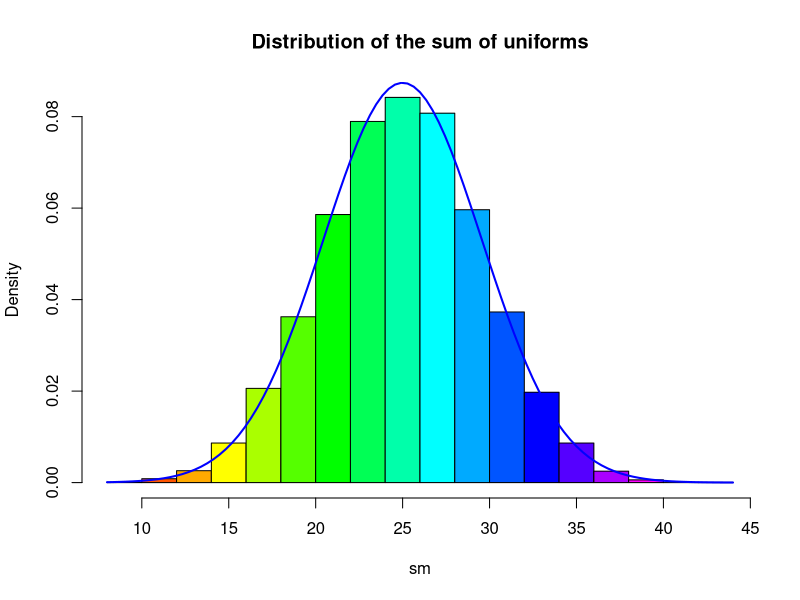
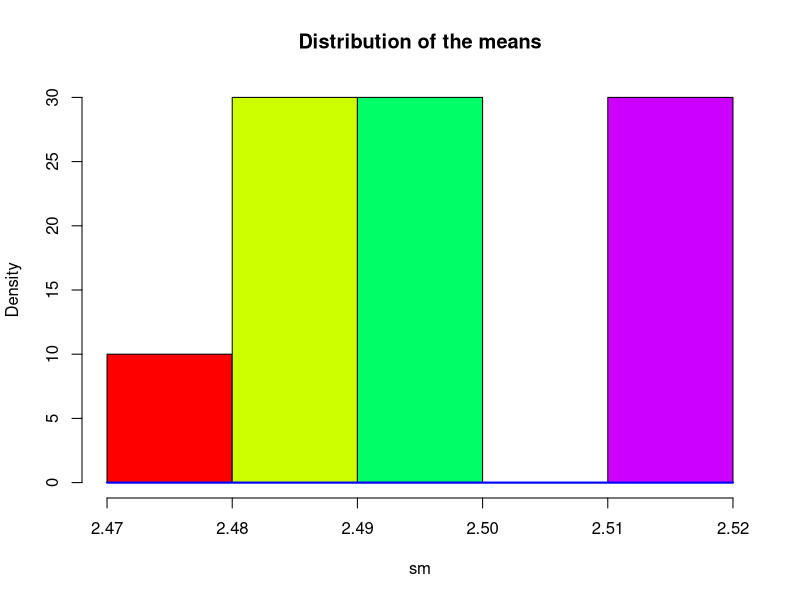
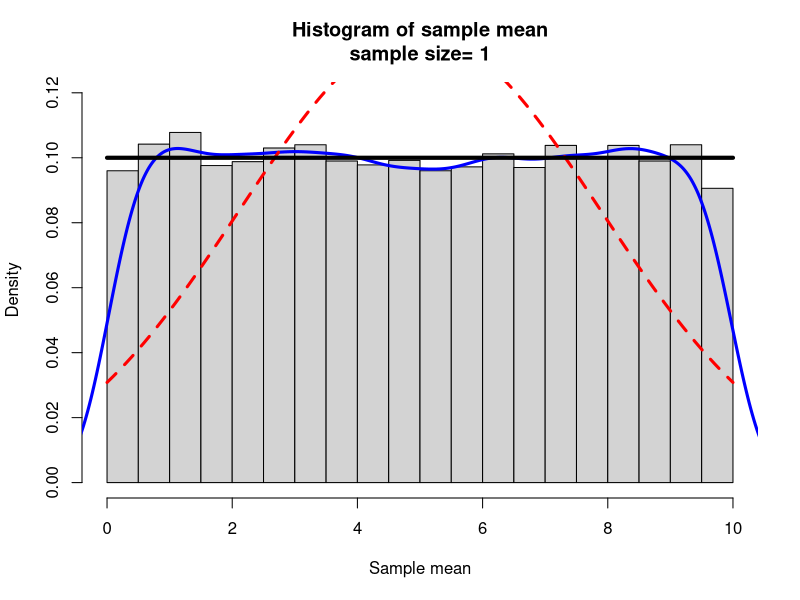
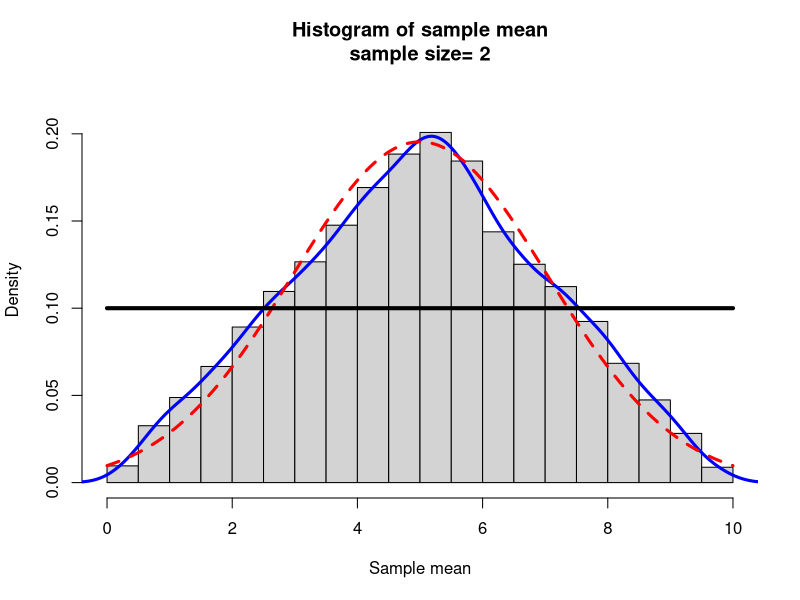
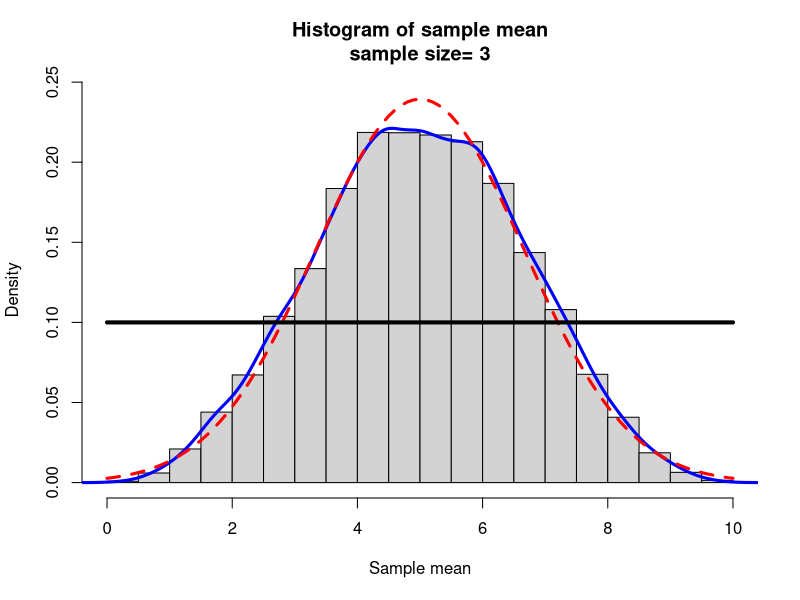
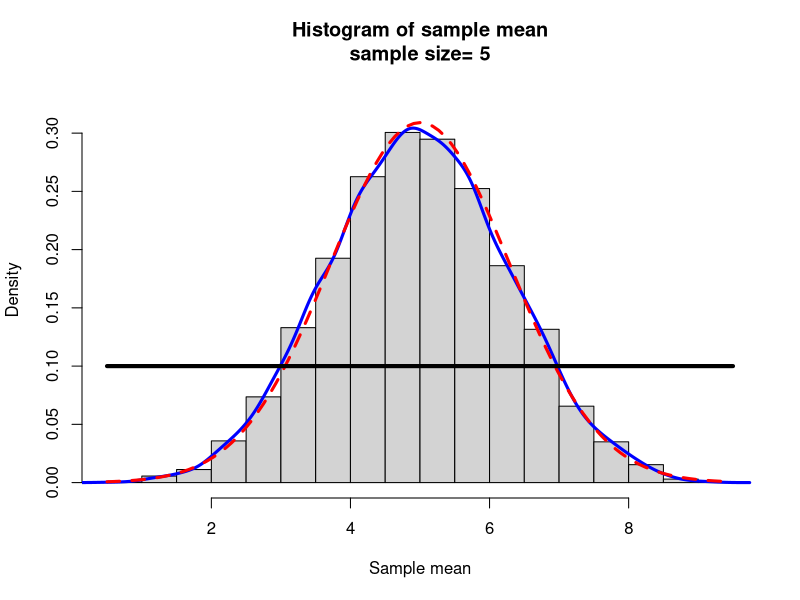
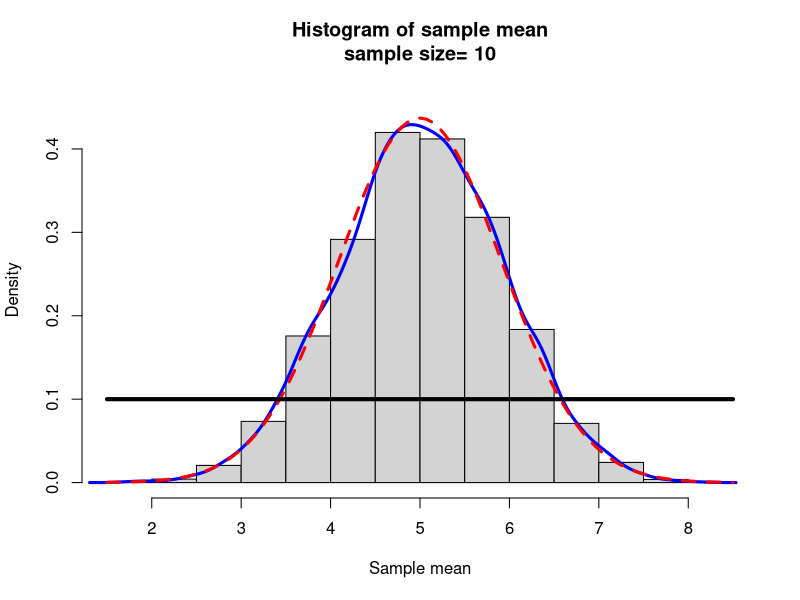
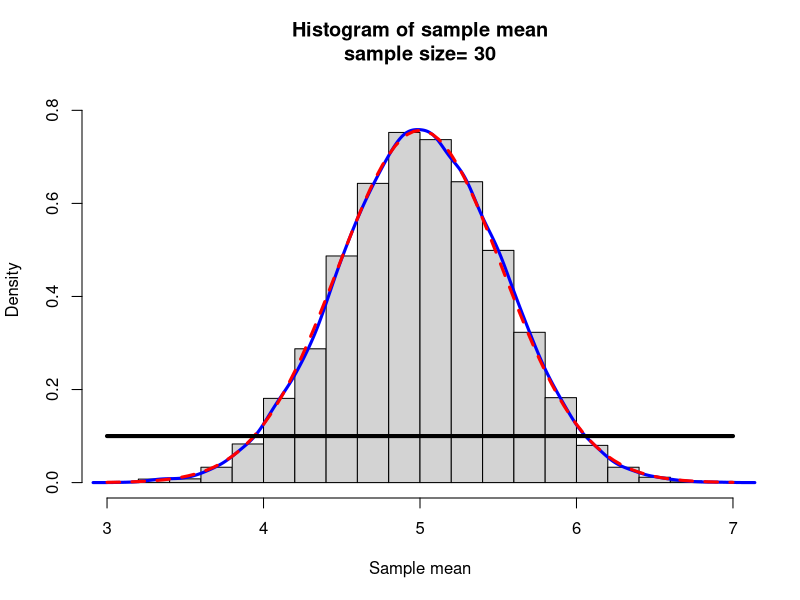

The R source for these figures, in order: (Note: this script raises an error after producing the figures.)
#task1
getwd()

#task2
a=0
b=5
n=10
y=runif(n,a,b)
mu=(a+b)/2
sigma=(b-a)^2/12
X_bar=sum(y/n)
S_sq=sum(y-(mu))^2/(n-1)
T=sum(y)
Y_bar=T/n

myclt=function(n,iter,a=0,b=5){
  y=runif(n*iter,a,b)
  data=matrix(y,nr=n,nc=iter,byrow=TRUE)
  sm=apply(data,2,sum)
  h=hist(sm,plot=FALSE)
  hist(sm,col=rainbow(length(h$mids)),freq=FALSE,main="Distribution of the sum of uniforms")
  curve(dnorm(x,mean=n*(a+b)/2,sd=sqrt(n*(b-a)^2/12)),add=TRUE,lwd=2,col="Blue")
  sm
}
w=myclt(n=10,iter=10000,a=0,b=5)
mean(w)
var(w)

mymean=function(n,iter,a=0,b=5){
  y=runif(n*iter,a,b)
  data=matrix(y,nr=n,nc=iter,byrow=TRUE)
  sm=apply(data,1,mean)
  h=hist(sm,plot=FALSE)
  hist(sm,col=rainbow(length(h$mids)),freq=FALSE,main="Distribution of the means")
  curve(dnorm(x,mean=n*(a+b)/2,sd=sqrt(n*(b-a)^2/12)),add=TRUE,lwd=2,col="Blue")
  sm
}
wmeans=mymean(n=10,iter=10000,a=0,b=5)
mean(wmeans)
var(wmeans)

#Task3
mycltu=function(n,iter,a=0,b=10){
  y=runif(n*iter,a,b)
  data=matrix(y,nr=n,nc=iter,byrow=TRUE)
  w=apply(data,2,mean)
  param=hist(w,plot=FALSE)

  ymax=max(param$density)
  ymax=1.1*ymax
  hist(w,freq=FALSE,  ylim=c(0,ymax), main=paste("Histogram of sample mean",
                        "\n", "sample size= ",n,sep=""),xlab="Sample mean")
  lines(density(w),col="Blue",lwd=3) # add a density plot
  curve(dnorm(x,mean=(a+b)/2,sd=(b-a)/(sqrt(12*n))),add=TRUE,col="Red",lty=2,lwd=3) 
  curve(dunif(x,a,b),add=TRUE,lwd=4)
  
}
mycltu(n=1,iter=10000, a=0, b=10)
mycltu(n=2,iter=10000, a=0, b=10)
mycltu(n=3,iter=10000, a=0, b=10)
mycltu(n=5,iter=10000, a=0, b=10)
mycltu(n=10,iter=10000, a=0, b=10)
mycltu(n=30,iter=10000, a=0, b=10)

#Task 4
mycltb=function(n,iter,p=0.5){
  y=rbinom(n*iter,size=n,prob=p)
  data=matrix(y,nr=n,nc=iter,byrow=TRUE)
  w=apply(data,2,mean)
  param=hist(w,plot=FALSE)
  
  ymax=max(param$density)
  ymax=1.1*ymax
  hist(w,freq=FALSE,  ylim=c(0,ymax),
       main=paste("Histogram of sample mean","\n", "sample size= ",n,sep=""),
       xlab="Sample mean",...)
  curve(dnorm(x,mean=n*p,sd=sqrt(p*(1-p))),add=TRUE,col="Red",lty=2,lwd=3) 
  
}

mycltb(n=4,iter=10000,p=0.3)
mycltb(n=5,iter=10000,p=0.3)
mycltb(n=10,iter=10000,p=0.3)
mycltb(n=20,iter=10000,p=0.3)
mycltb(n=4,iter=10000,p=0.7)
mycltb(n=5,iter=10000,p=0.7)
mycltb(n=10,iter=10000,p=0.7)
mycltb(n=20,iter=10000,p=0.7)
mycltb(n=4,iter=10000,p=0.5)
mycltb(n=5,iter=10000,p=0.5)
mycltb(n=10,iter=10000,p=0.5)
mycltb(n=20,iter=10000,p=0.5)

#Task 5
mycltp=function(n,iter,lambda=10){
  y=rpois(n*iter,lambda=lambda)
  data=matrix(y,nr=n,nc=iter,byrow=TRUE)
  w=apply(data,2,mean)
  param=hist(w,plot=FALSE)
  ymax=max(param$density)
  ymax=1.1*ymax
  layout(matrix(c(1,1,2,3),nr=2,nc=2, byrow=TRUE))
  hist(w,freq=FALSE,  ylim=c(0,ymax), col=rainbow(max(w)),
       main=paste("Histogram of sample mean","\n", "sample size= ",n," iter=",iter," lambda=",lambda,sep=""),
       xlab="Sample mean",...)
  curve(dnorm(x,mean=lambda,sd=sqrt(lambda/n)),add=TRUE,col="Red",lty=2,lwd=3)
  barplot(table(y)/(n*iter),col=rainbow(max(y)), main="Barplot of sampled y", ylab ="Rel. Freq",xlab="y" )
  x=0:max(y)
  plot(x,dpois(x,lambda=lambda),type="h",lwd=5,col=rainbow(max(y)),
       main="Probability function for Poisson", ylab="Probability",xlab="y")
}
mycltp(n=2,iter=10000, lambda = 4)
mycltp(n=3,iter=10000, lambda = 4)
mycltp(n=5,iter=10000, lambda = 4)
mycltp(n=10,iter=10000, lambda = 4)
mycltp(n=20,iter=10000, lambda = 4)
mycltp(n=2,iter=10000, lambda = 10)
mycltp(n=3,iter=10000, lambda = 10)
mycltp(n=5,iter=10000, lambda = 10)
mycltp(n=10,iter=10000, lambda = 10)
mycltp(n=20,iter=10000, lambda = 10)